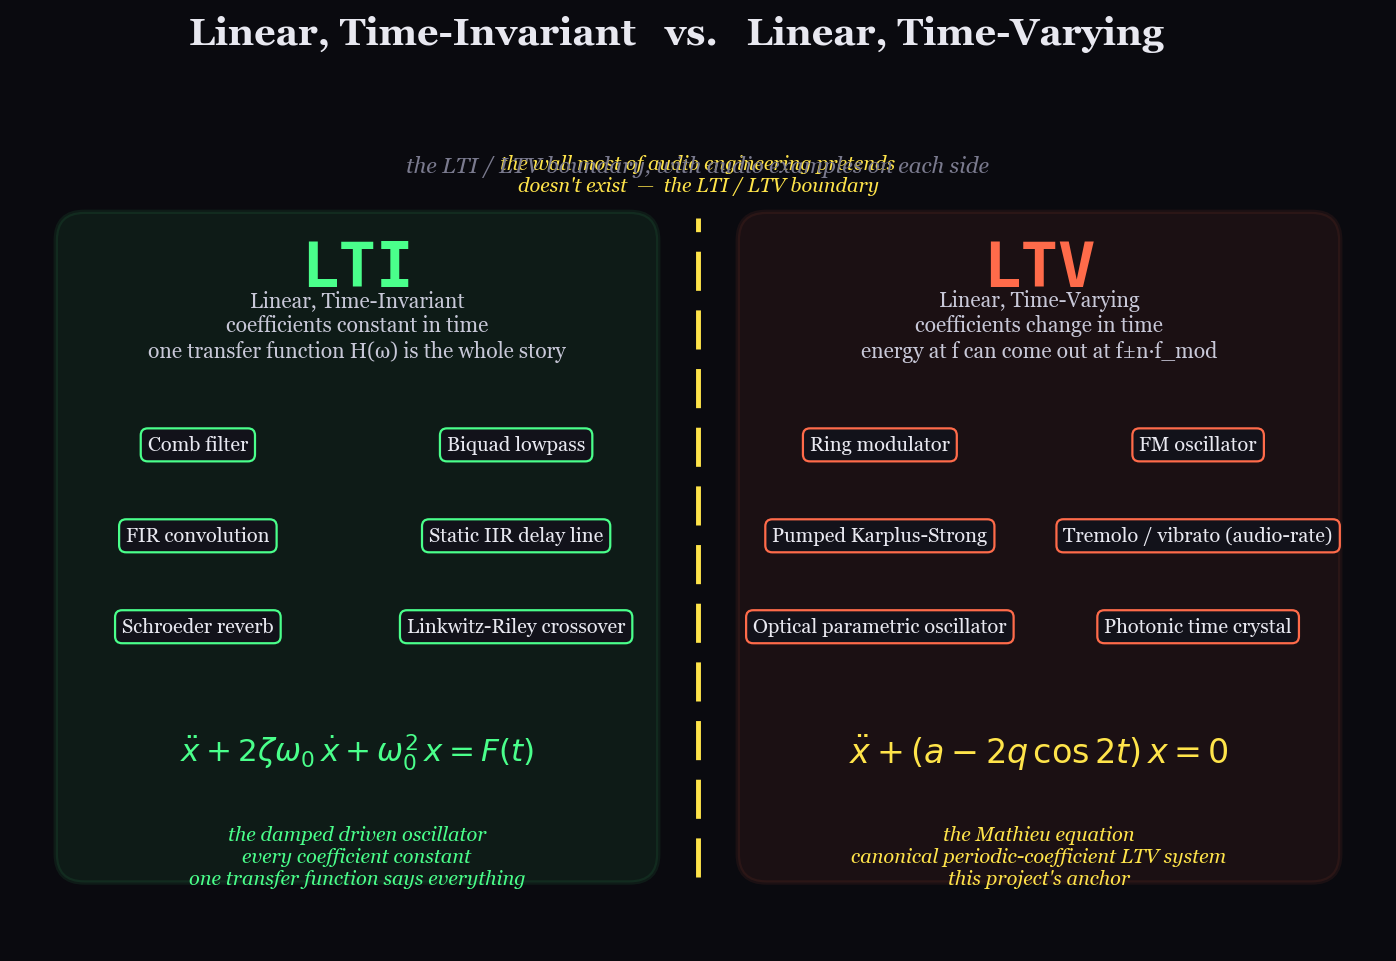

This chart was generated by the following Python code:
"""
01_lti_ltv_boundary.py — generate static/01_lti_ltv_boundary.png.

Teaching purpose: place the LTI / LTV boundary in front of a student
visually, before any equations. A two-region diagram with classic
audio devices on each side.

LTI — Linear, Time-Invariant — the special case most of audio
engineering quietly assumes. Coefficients of the difference equation
are constants. Behavior at any future time is identical to behavior
now, just shifted. Everything has one transfer function H(omega) and
that function tells you everything.

LTV — Linear, Time-Varying — coefficients change with time. The system
is still linear (doubling input doubles output), but the input-to-output
map is no longer diagonal in the frequency basis. Energy at one
frequency can show up at a different frequency. The transfer-function
shorthand collapses; we need a richer object — the monodromy matrix
for the periodic case, or a Volterra series for the general case.

The Mathieu equation sits inside LTV as the canonical instance of
"linear with PERIODIC coefficients." Everything we do in this project
lives there.
"""

import sys, os
sys.path.insert(0, os.path.join(os.path.dirname(__file__), "..", "python"))

import matplotlib.pyplot as plt
import matplotlib.patches as patches
from mathieu_core import PALETTE, apply_dark_style


def main(out_png):
    apply_dark_style(plt)
    fig, ax = plt.subplots(figsize=(11, 7), dpi=160)

    # Two regions, side by side, with a vertical boundary line.
    # The "boundary" is the wall most of audio engineering doesn't name.
    ax.set_xlim(0, 12); ax.set_ylim(0, 7); ax.set_aspect('equal')
    ax.axis('off')

    # LTI region (left) — a soft green wash.
    lti_box = patches.FancyBboxPatch(
        (0.4, 0.6), 5.2, 5.8,
        boxstyle="round,pad=0.05,rounding_size=0.25",
        linewidth=2, edgecolor=PALETTE["stable"],
        facecolor=PALETTE["stable"], alpha=0.07)
    ax.add_patch(lti_box)
    # LTV region (right) — a warm orange wash.
    ltv_box = patches.FancyBboxPatch(
        (6.4, 0.6), 5.2, 5.8,
        boxstyle="round,pad=0.05,rounding_size=0.25",
        linewidth=2, edgecolor=PALETTE["unstable"],
        facecolor=PALETTE["unstable"], alpha=0.07)
    ax.add_patch(ltv_box)

    # The wall.
    ax.plot([6.0, 6.0], [0.6, 6.4], color=PALETTE["marginal"],
            lw=2.2, linestyle=(0, (8, 4)))
    ax.text(6.0, 6.6, "the wall most of audio engineering pretends\n"
                       "doesn't exist  —  the LTI / LTV boundary",
            ha='center', va='bottom', color=PALETTE["marginal"],
            fontsize=9, style='italic')

    # Region titles.
    ax.text(3.0, 5.95, "LTI",
            ha='center', va='center', color=PALETTE["stable"],
            fontsize=28, fontweight='bold', family='monospace')
    ax.text(3.0, 5.45,
            "Linear, Time-Invariant\n"
            "coefficients constant in time\n"
            "one transfer function H(ω) is the whole story",
            ha='center', va='center', color=PALETTE["text"], fontsize=9.5)

    ax.text(9.0, 5.95, "LTV",
            ha='center', va='center', color=PALETTE["unstable"],
            fontsize=28, fontweight='bold', family='monospace')
    ax.text(9.0, 5.45,
            "Linear, Time-Varying\n"
            "coefficients change in time\n"
            "energy at f can come out at f±n·f_mod",
            ha='center', va='center', color=PALETTE["text"], fontsize=9.5)

    # LTI examples.
    lti_examples = [
        ("Comb filter", 1.6, 4.4),
        ("Biquad lowpass", 4.4, 4.4),
        ("FIR convolution", 1.6, 3.6),
        ("Static IIR delay line", 4.4, 3.6),
        ("Schroeder reverb", 1.6, 2.8),
        ("Linkwitz-Riley crossover", 4.4, 2.8),
    ]
    for label, x, y in lti_examples:
        ax.text(x, y, label, ha='center', va='center',
                color=PALETTE["text_bright"], fontsize=9,
                bbox=dict(boxstyle="round,pad=0.35",
                          facecolor=PALETTE["bg_card"],
                          edgecolor=PALETTE["stable"], lw=1))

    # LTV examples.
    ltv_examples = [
        ("Ring modulator", 7.6, 4.4),
        ("FM oscillator", 10.4, 4.4),
        ("Pumped Karplus-Strong", 7.6, 3.6),
        ("Tremolo / vibrato (audio-rate)", 10.4, 3.6),
        ("Optical parametric oscillator", 7.6, 2.8),
        ("Photonic time crystal", 10.4, 2.8),
    ]
    for label, x, y in ltv_examples:
        ax.text(x, y, label, ha='center', va='center',
                color=PALETTE["text_bright"], fontsize=9,
                bbox=dict(boxstyle="round,pad=0.35",
                          facecolor=PALETTE["bg_card"],
                          edgecolor=PALETTE["unstable"], lw=1))

    # Mathieu callout — the canonical instance of periodic LTV.
    ax.text(9.0, 1.7,
            r"$\ddot{x} + (a - 2q\,\cos 2t)\,x = 0$",
            ha='center', va='center', color=PALETTE["marginal"],
            fontsize=15, fontweight='bold')
    ax.text(9.0, 1.05,
            "the Mathieu equation\n"
            "canonical periodic-coefficient LTV system\n"
            "this project's anchor",
            ha='center', va='top', color=PALETTE["marginal"],
            fontsize=9, style='italic')

    # LTI canonical equation for symmetry.
    ax.text(3.0, 1.7,
            r"$\ddot{x} + 2\zeta\omega_0\,\dot{x} + \omega_0^2\, x = F(t)$",
            ha='center', va='center', color=PALETTE["stable"],
            fontsize=14, fontweight='bold')
    ax.text(3.0, 1.05,
            "the damped driven oscillator\n"
            "every coefficient constant\n"
            "one transfer function says everything",
            ha='center', va='top', color=PALETTE["stable"],
            fontsize=9, style='italic')

    # Title and subtitle.
    fig.suptitle("Linear, Time-Invariant   vs.   Linear, Time-Varying",
                 fontsize=17, fontweight='bold',
                 color=PALETTE["text_bright"], y=0.97)
    ax.text(6.0, 6.95,
            "the LTI / LTV boundary, with audio examples on each side",
            ha='center', va='top', color=PALETTE["text_dim"],
            fontsize=10, style='italic')

    fig.savefig(out_png, dpi=160, bbox_inches='tight',
                facecolor=PALETTE["bg"])
    print(f"wrote {out_png}")


if __name__ == "__main__":
    out = os.path.join(os.path.dirname(__file__), "01_lti_ltv_boundary.png")
    main(out)
